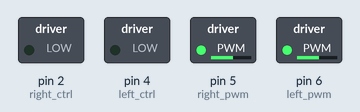
Simulated run of this sketch. Board: Arduino Uno, built with avr-gcc and run on an emulated ATmega328P. Shown: switched loads named in the sketch (green lamp = pin HIGH).

Above: at 0.05 s.
At 3.0 s:
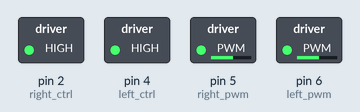
At 6.0 s:
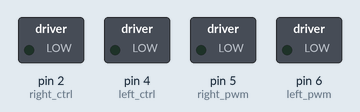
Timing chart, 0 to 7.8 s (numbered marks = the images above):
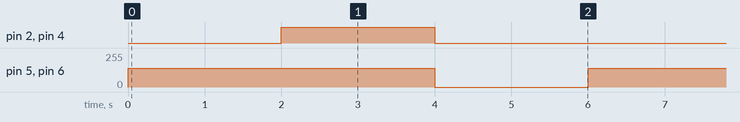

The sketch:

02_wheel_movements.ino
```cpp
/*
 Project 06 Motor drive and speed regulation
 Motor moves forward, backward, left and right
*/
const int left_ctrl = 4;//define the direction control pin(D4) of the left motor
const int left_pwm = 6;// define the speed control pin(D6) of the left motor
const int right_ctrl = 2;//define the direction control pin(D2) of the right motor
const int right_pwm = 5;//define the speed control pin(D5) of the right motor
const int speed = 140;

void setup()
{
  pinMode(left_ctrl,OUTPUT);//Set the direction control pin of the left motor to OUTPUT
  pinMode(left_pwm,OUTPUT);//Set the PWM control speed of the left motor to OUTPUT
  pinMode(right_ctrl,OUTPUT);//Set the direction control pin of the right motor to OUTPUT
  pinMode(right_pwm,OUTPUT);//Set the PWM control speed of the right motor to OUTPUT
}

void loop()
{
  //front
  digitalWrite(left_ctrl,LOW); //Set direction control pins of the left motor to LOW
  analogWrite(left_pwm,speed); //Set the PWM control speed of the left motor to 200
  digitalWrite(right_ctrl,LOW); //set control pins of the right motor to LOW
  analogWrite(right_pwm,speed); //Set the PWM control speed of the right motor to 200
  delay(2000);//delay in 2s

  //back
  digitalWrite(left_ctrl,HIGH); //set control pins of the left motor to HIGH
  analogWrite(left_pwm,speed); //Set the PWM control speed of the left motor to 50
  digitalWrite(right_ctrl,HIGH); //Set direction control pins of the right motor to HIGH
  analogWrite(right_pwm,speed); //Set the PWM control speed of the right motor to 50
  delay(2000);//delay in 2s

  // //left
  // digitalWrite(left_ctrl,HIGH); //set control pins of the left motor to HIGH
  // analogWrite(left_pwm,speed); //Set the PWM control speed of the left motor to 200
  // digitalWrite(right_ctrl,LOW); //set control pins of the right motor to LOW
  // analogWrite(right_pwm,speed); //Set the PWM control speed of the right motor to 200
  // delay(2000);//delay in 2s

  // //right
  // digitalWrite(left_ctrl,LOW); //Set direction control pins of the left motor to LOW
  // analogWrite(left_pwm,speed); //Set the PWM control speed of the left motor to 200
  // digitalWrite(right_ctrl,HIGH); //Set direction control pins of the right motor to HIGH
  // analogWrite(right_pwm,speed); //Set the PWM control speed of the right motor to 200
  // delay(2000);//delay in 2s

  //stop
  digitalWrite(left_ctrl,LOW);//Set direction control pins of the left motor to LOW
  analogWrite(left_pwm,0);//Set the PWM control speed of the left motor to 0
  digitalWrite(right_ctrl,LOW);//set control pins of the right motor to LOW
  analogWrite(right_pwm,0);//set Set the PWM control speed of the right motor to 0
  delay(2000);//delay in 2s
}
```

Measured:
- by itself, pin 2 (right_ctrl), pin 4 (left_ctrl): alternates HIGH for 2.0 s and LOW for 4.0 s
- by itself, pin 5 (right_pwm), pin 6 (left_pwm): alternates 140/255 for 4.0 s and 0/255 for 2.0 s
